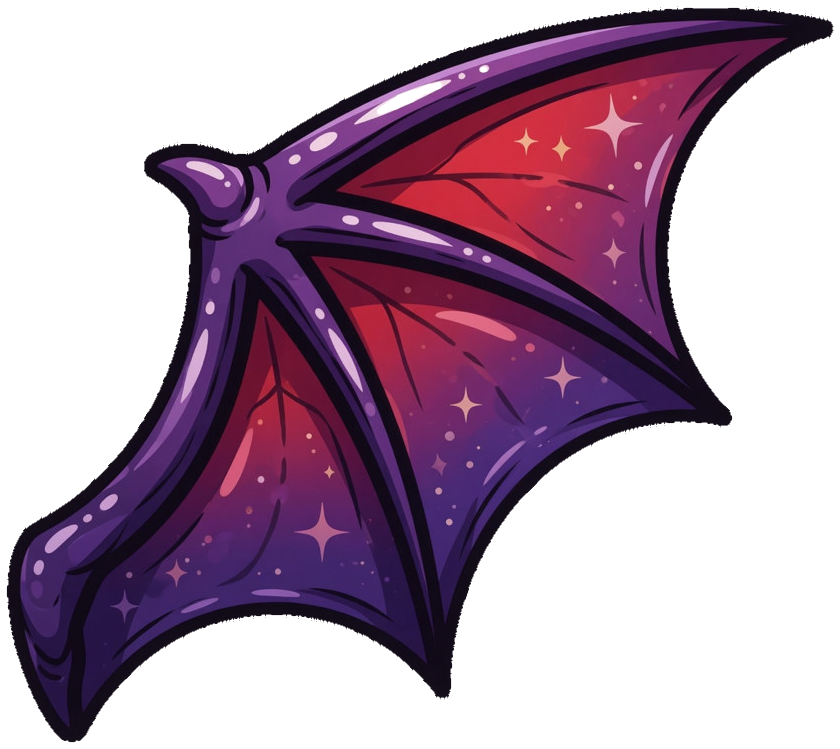
#> input picture assets/cards/ingredients/bat_wing.png, 840 x 749 px
$ python prepare_ingredient_bag_button.py ../assets/cards/ingredients/bat_wing.png
#> lines starting #> are read from the running program, lines starting #| are printed output that depends on the picture; after the words box and inside, x2 and y2 are one past the last pixel; in counts of white or black regions, pixels touching at a corner belong together
"""Prepare the ingredient bag button sprite from a white-background source image."""
from __future__ import annotations

import sys
from collections import deque
from pathlib import Path

import numpy as np
from PIL import Image

ROOT = Path(__file__).resolve().parents[1]
DEFAULT_SRC = (
    Path.home()
    / ".grok/sessions/C%3A%5CUsers%5Cridou%5COneDrive%5CDesktop%5CRPG"
    / "019f0c65-4a6b-7de2-a35a-8d36f667a4c6/assets"
    / "image-3cb53d5e-ddd2-4acd-a25b-2045bafa605a.jpg"
)
OUT = ROOT / "assets/sprites/ingredient_bag_button.png"


def is_background_pixel(rgb: tuple[int, int, int]) -> bool:
    minimum = min(rgb)
    maximum = max(rgb)
    return minimum >= 230 and (maximum - minimum) < 20


def is_exterior_fringe_pixel(rgb: tuple[int, int, int]) -> bool:
    minimum = min(rgb)
    maximum = max(rgb)
    return minimum >= 200 and (maximum - minimum) < 20


def flood_mask(rgb: np.ndarray, predicate) -> np.ndarray:
    height, width = rgb.shape[:2]
    background = np.zeros((height, width), dtype=bool)
    queue: deque[tuple[int, int]] = deque()

    def try_seed(y: int, x: int) -> None:
        if not background[y, x] and predicate(tuple(rgb[y, x])):
            background[y, x] = True
            queue.append((y, x))

    for x in range(width):
        try_seed(0, x)
        try_seed(height - 1, x)
    for y in range(height):
        try_seed(y, 0)
        try_seed(y, width - 1)

    while queue:
        y, x = queue.popleft()
        for dy, dx in ((-1, 0), (1, 0), (0, -1), (0, 1)):
            ny, nx = y + dy, x + dx
            if (
                0 <= ny < height
                and 0 <= nx < width
                and not background[ny, nx]
                and predicate(tuple(rgb[ny, nx]))
            ):
                background[ny, nx] = True
                queue.append((ny, nx))
    return background


def flood_background_mask(rgb: np.ndarray) -> np.ndarray:
    return flood_mask(rgb, is_background_pixel)


def flood_exterior_fringe_mask(rgb: np.ndarray) -> np.ndarray:
    return flood_mask(rgb, is_exterior_fringe_pixel)


def dilate(mask: np.ndarray, depth: int = 1) -> np.ndarray:
    result = mask.copy()
    for _ in range(depth):
        expanded = result.copy()
        for dy in (-1, 0, 1):
            for dx in (-1, 0, 1):
                if dy == 0 and dx == 0:
                    continue
                shifted = np.roll(expanded, shift=(dy, dx), axis=(0, 1))
                if dy < 0:
                    shifted[dy:, :] = False
                elif dy > 0:
                    shifted[:dy, :] = False
                if dx < 0:
                    shifted[:, dx:] = False
                elif dx > 0:
                    shifted[:, :dx] = False
                result |= shifted
    return result


def clean_edges(data: np.ndarray, depth: int = 5) -> None:
    rgb = data[:, :, :3].astype(np.int16)
    minimum = rgb.min(axis=2)
    maximum = rgb.max(axis=2)
    delta = maximum - minimum
    alpha = data[:, :, 3]

    artifact = (alpha > 0) & (minimum >= 235) & (delta < 12)
    data[artifact, 3] = 0

    transparent = alpha == 0
    border = dilate(transparent, depth) & ~transparent & (alpha > 0)
    neutral = border & (delta < 35)

    dark = neutral & (maximum < 80)
    data[dark, 0] = 0
    data[dark, 1] = 0
    data[dark, 2] = 0
    data[dark, 3] = 255

    to_clear = neutral & (alpha > 0) & (alpha < 140) & (maximum >= 80)
    data[to_clear, 3] = 0

    semi = neutral & (alpha >= 140) & (alpha < 255)
    data[semi, 0] = 0
    data[semi, 1] = 0
    data[semi, 2] = 0
    data[semi, 3] = 255

    light_opaque = neutral & (alpha == 255) & (minimum >= 80)
    data[light_opaque, 0] = 0
    data[light_opaque, 1] = 0
    data[light_opaque, 2] = 0

    neutral_semi = (alpha > 0) & (alpha < 255) & (delta < 20)
    data[neutral_semi & (alpha < 140) & (maximum >= 80), 3] = 0
    to_black = neutral_semi & ((alpha >= 140) | (maximum < 80))
    data[to_black, 0] = 0
    data[to_black, 1] = 0
    data[to_black, 2] = 0
    data[to_black, 3] = 255


def prepare(src: Path, out: Path) -> None:
    image = Image.open(src).convert("RGB")
    rgb = np.array(image)
    background = flood_background_mask(rgb)

    rgba = np.zeros((rgb.shape[0], rgb.shape[1], 4), dtype=np.uint8)
    rgba[:, :, :3] = rgb
    rgba[:, :, 3] = np.where(background, 0, 255).astype(np.uint8)

    fringe = flood_exterior_fringe_mask(rgb)
    rgba[fringe, 3] = 0

    clean_edges(rgba, depth=5)
    out.parent.mkdir(parents=True, exist_ok=True)
    Image.fromarray(rgba, "RGBA").save(out)

    opaque = (rgba[:, :, 3] > 0).sum()
    semi = ((rgba[:, :, 3] > 0) & (rgba[:, :, 3] < 255)).sum()
    print(f"Saved {out.relative_to(ROOT)}: opaque={opaque}, semi={semi}")


def main() -> int:
    src = Path(sys.argv[1]) if len(sys.argv) > 1 else DEFAULT_SRC
    if not src.exists():
        print(f"Missing source image: {src}")
        return 1
    prepare(src, OUT)
#> in prepare, `image = Image.open(src).convert("RGB")`:
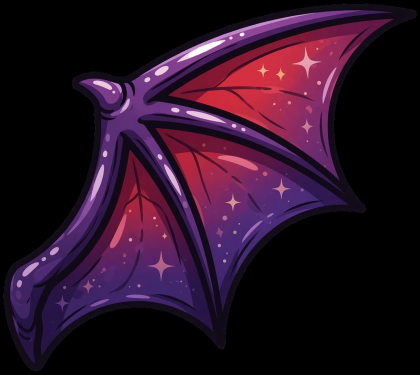
#> image: PIL image 840x749 RGB (shown at 1/2 size); mean R, G, B 40.3, 16.4, 36
#> in clean_edges, `minimum = rgb.min(axis=2)`:
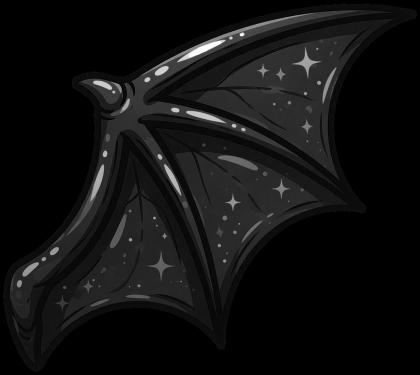
#> minimum: shape (749, 840) int16 (shown at 1/2 size); min 0, max 255, mean 16.4
#> in clean_edges, `maximum = rgb.max(axis=2)`:
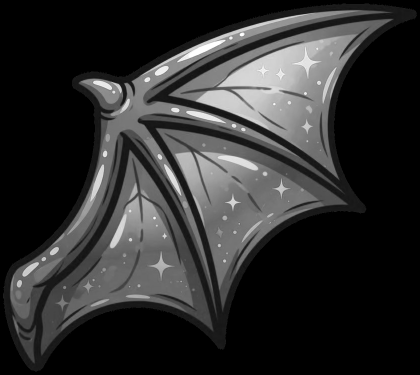
#> maximum: shape (749, 840) int16 (shown at 1/2 size); min 0, max 255, mean 46.1
#> in clean_edges, `delta = maximum - minimum`:
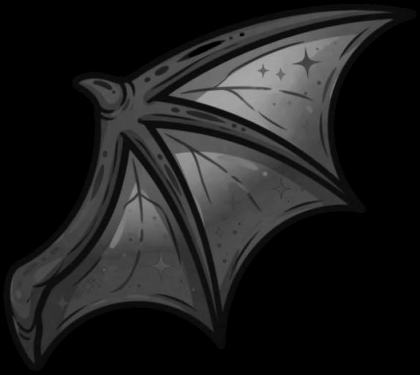
#> delta: shape (749, 840) int16 (shown at 1/2 size); min 0, max 183, mean 29.7
#> in clean_edges, `artifact = (alpha > 0) & (minimum >= 235) & (delta < 12)`:
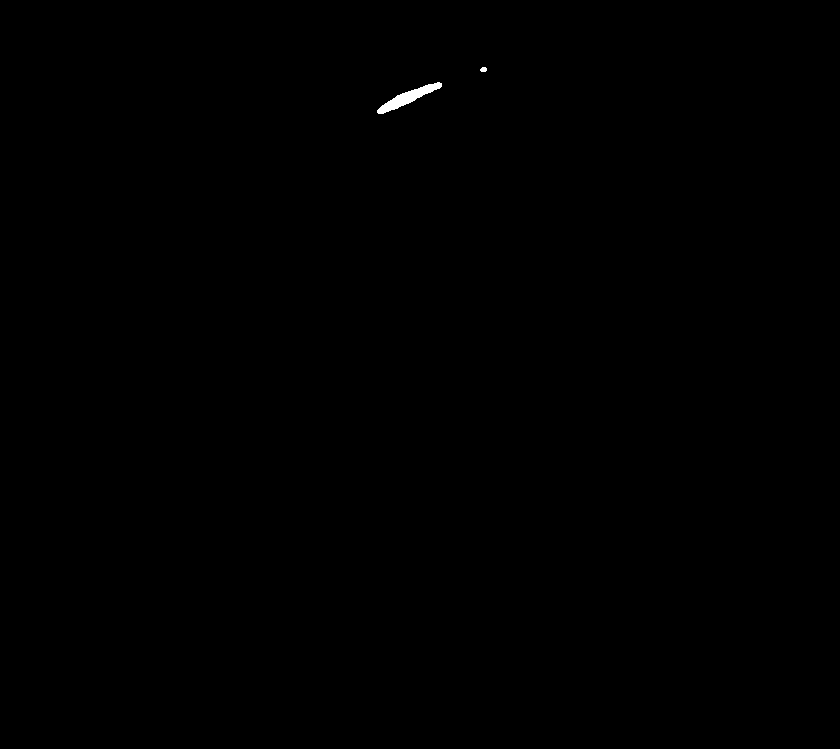
#> artifact: shape (749, 840) bool; 0.11% white; 2 white regions, box (x1, y1, x2, y2) and area: (377, 82, 442, 114) 635, (480, 67, 487, 72) 29
#> after the loop in dilate, `for _ in range(depth):`:
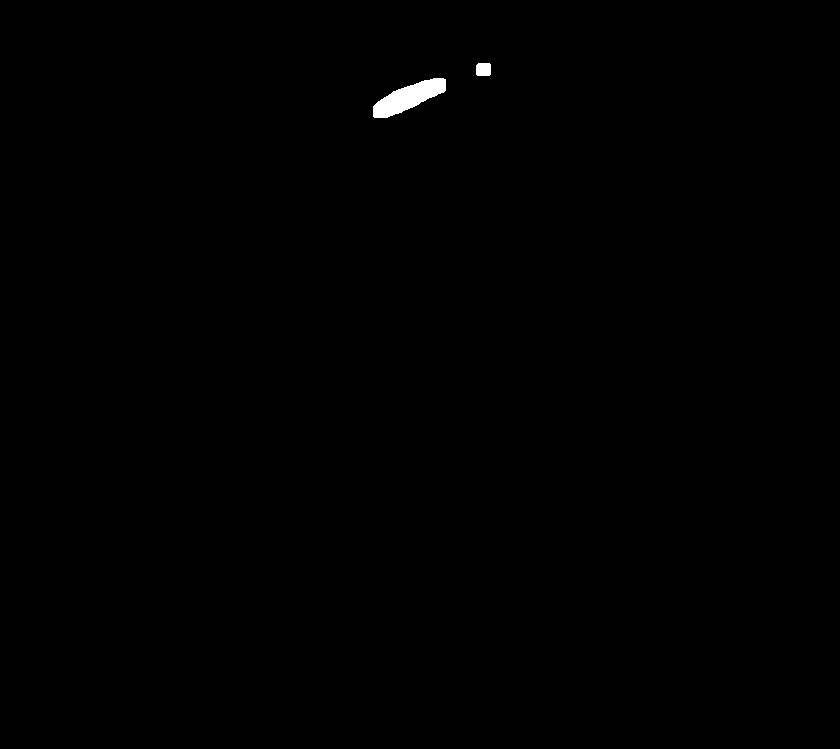
#> expanded: shape (749, 840) bool; 0.26% white; 2 white regions, box (x1, y1, x2, y2) and area: (373, 78, 446, 118) 1475, (476, 63, 491, 76) 189
#> after the loop in dilate, `for _ in range(depth):`:
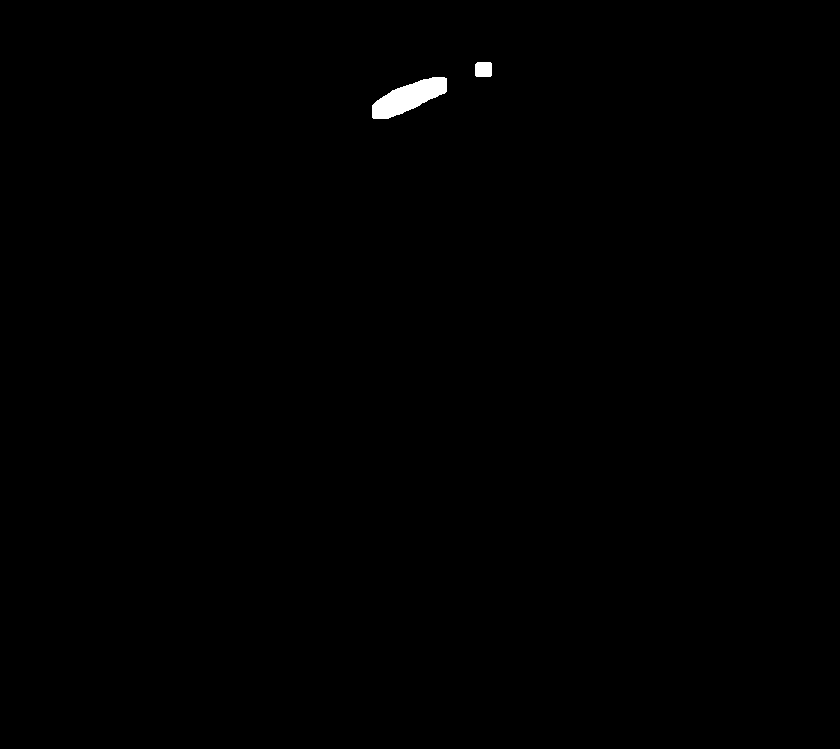
#> result: shape (749, 840) bool; 0.31% white; 2 white regions, box (x1, y1, x2, y2) and area: (372, 77, 447, 119) 1705, (475, 62, 492, 77) 249
#| Saved assets/sprites/ingredient_bag_button.png: opaque=628496, semi=0
    return 0


if __name__ == "__main__":
    raise SystemExit(main())
#> (the program exits here)

$ run again, on assets/cards/ingredients/boom_berry.png
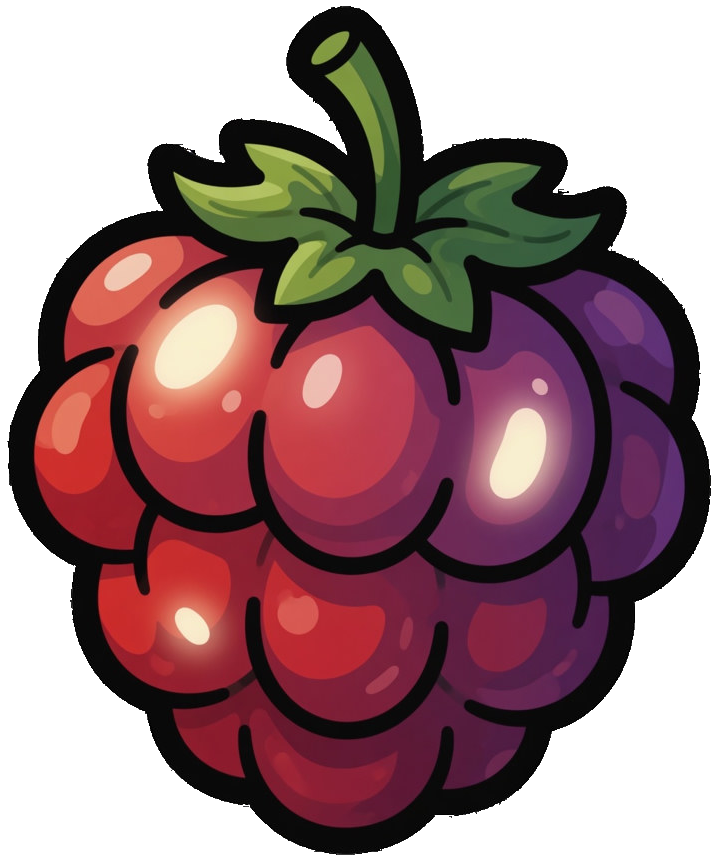
#> input picture assets/cards/ingredients/boom_berry.png, 717 x 861 px
#> alpha: shape (861, 717); 64% white; 1 black region, box (x1, y1, x2, y2) and area: (0, 0, 717, 861) 222303
#> artifact: shape (861, 717) bool; 0% white in thin lines or dots, all inside (x1, y1, x2, y2) = (243, 248, 610, 806)
#> transparent: shape (861, 717) bool; 36% white; 3 white regions (2 under 20 px), largest, box (x1, y1, x2, y2) and area: (0, 0, 717, 861) 222303
#> after the loop in dilate, `for _ in range(depth):`:
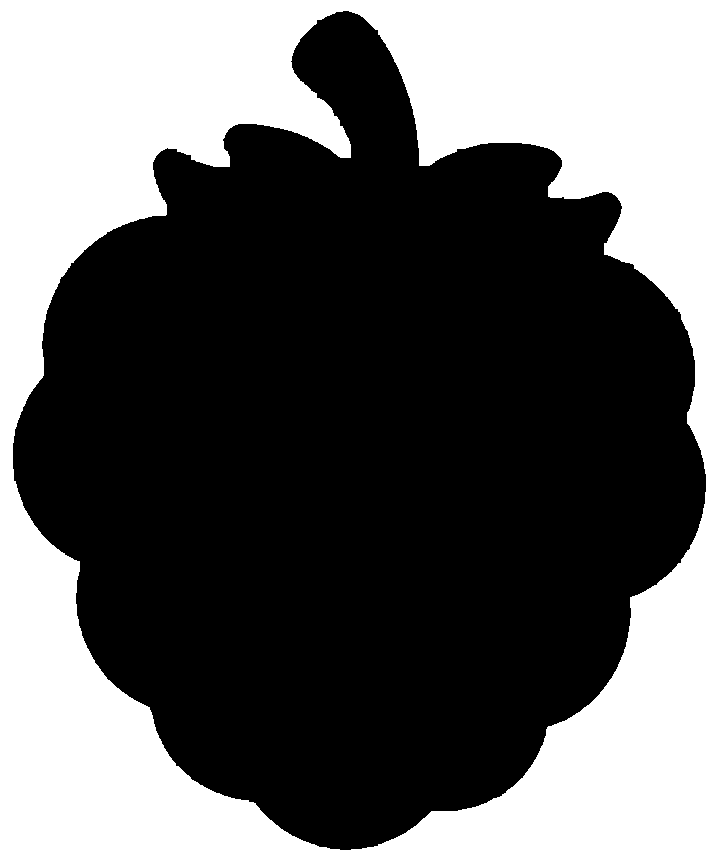
#> result: shape (861, 717) bool; 38.9% white; 1 white region, box (x1, y1, x2, y2) and area: (0, 0, 717, 861) 240058
#> border: shape (861, 717) bool; 2.9% white; 5 white regions (4 under 20 px), largest, box (x1, y1, x2, y2) and area: (6, 5, 711, 856) 17748
#> dark: shape (861, 717) bool; 2.6% white; 5 white regions (4 under 20 px), largest, box (x1, y1, x2, y2) and area: (7, 6, 711, 855) 16044
#> to_clear: shape (861, 717) bool; every value is 0
#> light_opaque: shape (861, 717) bool; 0.27% white in thin lines or dots
#> in clean_edges, `data[light_opaque, 2] = 0`:
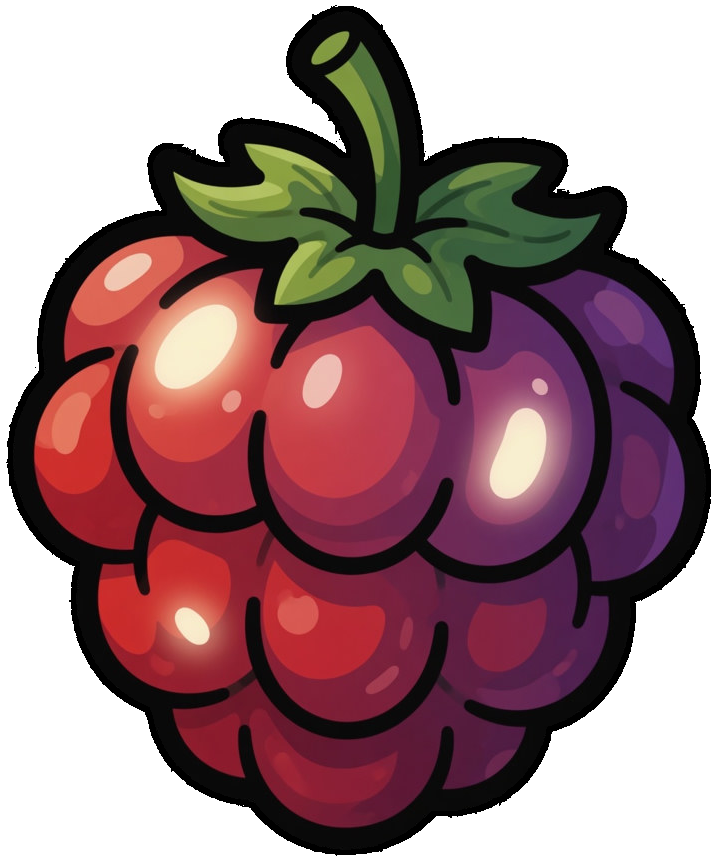
#> data: shape (861, 717, 4); mean R, G, B, A 147, 114.7, 118.7, 163.2; transparent parts drawn white
#| Saved assets/sprites/ingredient_bag_button.png: opaque=395031, semi=0
